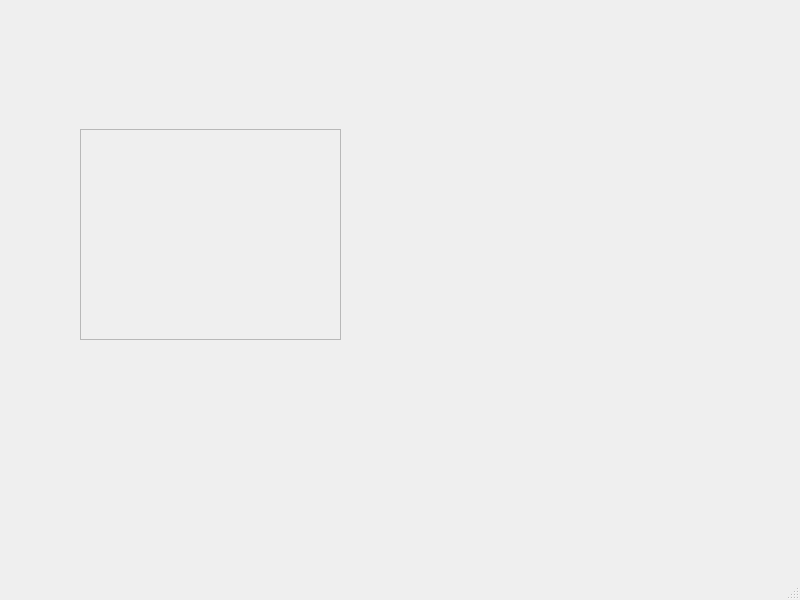
<?xml version="1.0" encoding="UTF-8"?>
<ui version="4.0">
 <class>MainWindow</class>
 <widget class="QMainWindow" name="MainWindow">
  <property name="geometry">
   <rect>
    <x>0</x>
    <y>0</y>
    <width>800</width>
    <height>600</height>
   </rect>
  </property>
  <property name="windowTitle">
   <string>MainWindow</string>
  </property>
  <widget class="QWidget" name="centralwidget">
   <widget class="QFrame" name="frame">
    <property name="geometry">
     <rect>
      <x>80</x>
      <y>129</y>
      <width>261</width>
      <height>211</height>
     </rect>
    </property>
    <property name="autoFillBackground">
     <bool>true</bool>
    </property>
    <property name="frameShape">
     <enum>QFrame::StyledPanel</enum>
    </property>
    <property name="frameShadow">
     <enum>QFrame::Raised</enum>
    </property>
   </widget>
  </widget>
  <widget class="QMenuBar" name="menubar">
   <property name="geometry">
    <rect>
     <x>0</x>
     <y>0</y>
     <width>800</width>
     <height>20</height>
    </rect>
   </property>
  </widget>
  <widget class="QStatusBar" name="statusbar"/>
 </widget>
 <resources/>
 <connections/>
</ui>
